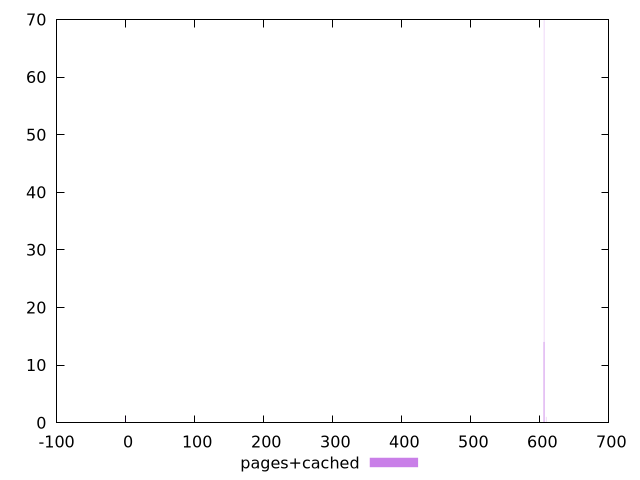

This figure's gnuplot source:
$_pagesCached <<EOF
0 1
609.0478105263876 1
605.0095188351337 14
606.8451059675218 14
606.1108711145666 70
EOF
set key outside below
set terminal pngcairo
set output "report_00004_2020-11-02T20-21-41.718Z/uses-rel-preload/pages+cached//raw_hist.png"
set yrange [0:70]
set boxwidth 0.3671174264776297
set style fill transparent solid 0.5 noborder
plot $_pagesCached title "pages+cached" with boxes ,
